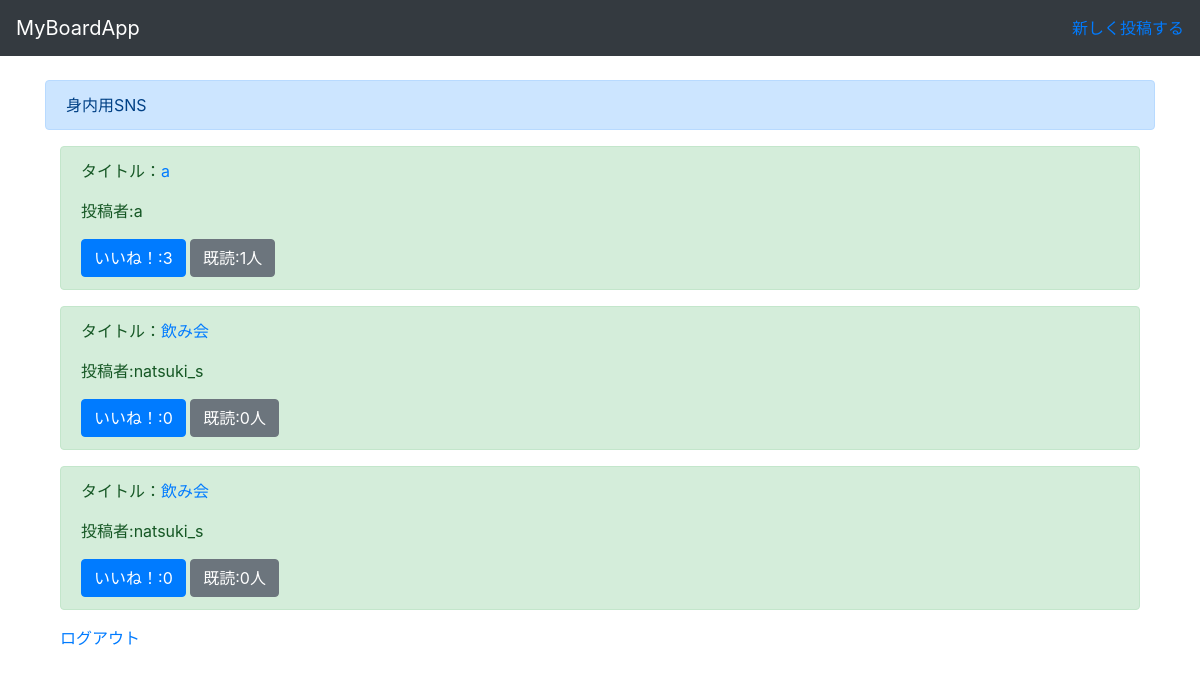
Before: /list/ (signed in) with the older database file.
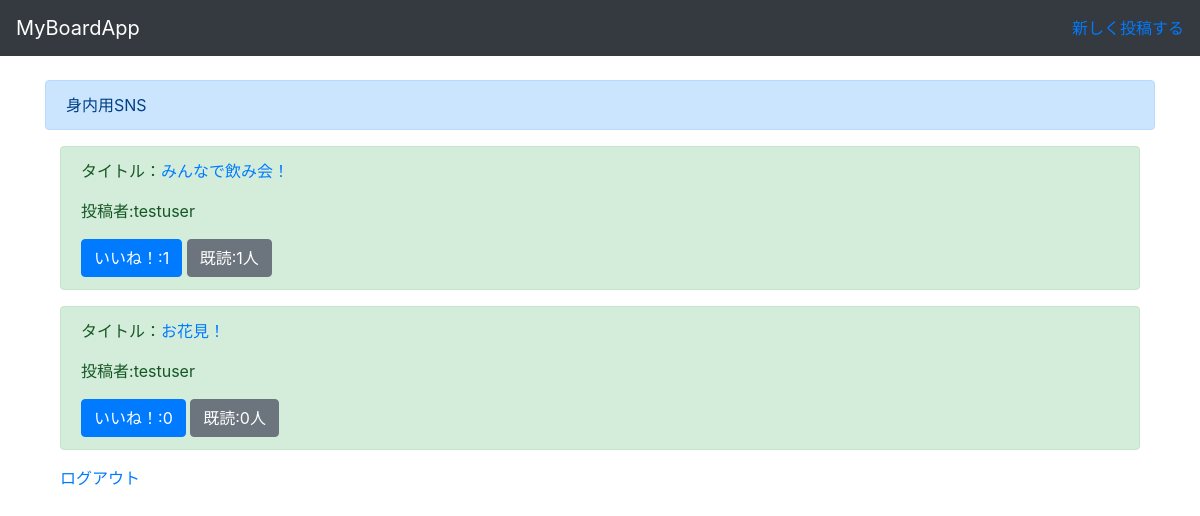
After: the same page with the newer database file.
### boardapp/models.py (models this page shows)
class BoardModel(models.Model):
    title = models.CharField(max_length=100)
    content = models.TextField()
    author = models.CharField(max_length=100)
    images = models.ImageField(upload_to="")#setting.pyで設定
    good = models.IntegerField(null=True,blank=True,default=0)
    read = models.IntegerField(null=True,blank=True,default=0)
    readtext = models.CharField(max_length = 200,null=True,blank=True,default='a')

### boardapp/views.py (the view)
# urls.py: path('list/', listfunc, name = 'list'),
@login_required
def listfunc(request):
    object_list = BoardModel.objects.all()
    return render(request,'list.html', {'object_list': object_list})

### templates/list.html (shortened to what this page needs)
{% extends 'base.html' %}
{% block header %}
<div class="alert alert-primary" role="alert">
身内用SNS
</div>
{% endblock header %}
{% block content %}
<div class = container>
    {% for item in object_list %}
    <div class="alert alert-success" role="alert">
        <p>タイトル：<a href = "{% url 'detail' item.pk %}">{{item.title}}</a></p>
        <p>投稿者:{{item.author}}</p>
        <a href="#" class="btn btn-primary" role="button" aria-pressed="true">いいね！:{{item.good}}</a>
        <a href="#" class="btn btn-secondary" role="button" aria-pressed="true">既読:{{item.read}}人</a>
    </div>
    {% endfor %}
    <a href="{% url 'logout' %}">ログアウト</a>
</div>
{% endblock content %}

### templates/base.html (shortened to what this page needs)
<!doctype html>
<html lang="ja">
  <head>
    <link rel="stylesheet" href="https://stackpath.bootstrapcdn.com/bootstrap/4.5.0/css/bootstrap.min.css">
    <header class="mb-4">
      <nav class="navbar navbar-expand-sm navbar-dark bg-dark">
        <a class="navbar-brand" href="{% url 'list' %}">MyBoardApp</a>
        <div class="collapse navbar-collapse justify-content-end" id="navbarSupportedContent">
          <ul class="navbar-nav">
            <li class="nav-item"><a href = "{% url 'create' %}">新しく投稿する</a></li>
          </ul>
        </div>
      </nav>
    </header>
  </head>
  <body>
    <div class="container">
    {% block header %}
    {% endblock header %}
    {% block content %}
    {% endblock content %}
    </div>
  </body>
</html>

Changed rows visible on the page:
removed BoardModel: title "a", author "a", good "3", read "1"
removed BoardModel: title "飲み会", author "natsuki_s", good "0", read "0"
removed BoardModel: title "飲み会", author "natsuki_s", good "0", read "0"
added BoardModel: title "みんなで飲み会！", author "testuser", good "1", read "1"
added BoardModel: title "お花見！", author "testuser", good "0", read "0"
